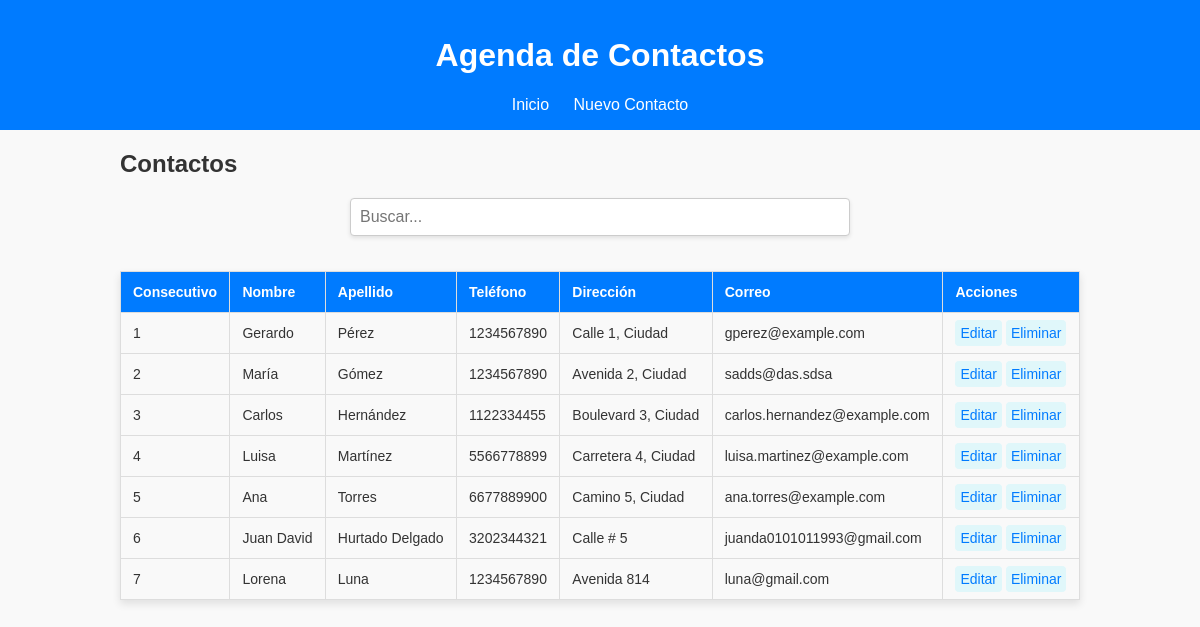
The page / on the database its author committed.
### tables this page shows
CREATE TABLE `contacto` (
  `idContacto` int(11) NOT NULL,
  `conNombre` varchar(50) NOT NULL,
  `conApellido` varchar(50) NOT NULL,
  `conTelefono` varchar(10) NOT NULL,
  `conDireccion` varchar(50) NOT NULL,
  `conCorreo` varchar(50) NOT NULL
);

### controllers/ContactController.php (called while the page is built, shortened)
<?php
require_once "models/Contact.php";
class ContactController
{
    private $model;
    public function __construct()
    {
        $database = new Database();
        $db = $database->getConnection();
        $this->model = new Contact($db);
    }
    public function list()
    {
        $result = $this->model->readAll();
        require "views/contact/list.php";
    }
}

### models/Contact.php (called while the page is built, shortened)
<?php
class Contact {
    private $conn;
    private $table = "contacto";
    public function __construct($db) {
        $this->conn = $db;
    }
    public function readAll() {
        $query = "SELECT * FROM " . $this->table;
        $stmt = $this->conn->prepare($query);
        $stmt->execute();
        return $stmt;
    }
}

### views/contact/list.php (the view, shortened to what this page needs)
<h2>Contactos</h2>
<div class="search-container">
    <input type="text" id="searchInput" placeholder="Buscar...">
</div>
<table id="contactsTable">
    <thead>
        <tr>
            <th>Consecutivo</th>
            <th>Nombre</th>
            <th>Apellido</th>
            <th>Teléfono</th>
            <th>Dirección</th>
            <th>Correo</th>
            <th>Acciones</th>
        </tr>
    </thead>
    <tbody>
        <?php
        $consecutivo = 1;
        while ($row = $result->fetch(PDO::FETCH_ASSOC)): ?>
            <tr>
                <td><?= $consecutivo++; ?></td>
                <td><?= htmlspecialchars($row['conNombre']); ?></td>
                <td><?= htmlspecialchars($row['conApellido']); ?></td>
                <td><?= htmlspecialchars($row['conTelefono']); ?></td>
                <td><?= htmlspecialchars($row['conDireccion']); ?></td>
                <td><?= htmlspecialchars($row['conCorreo']); ?></td>
                <td>
                    <a href="index.php?action=edit&id=<?= $row['idContacto']; ?>">Editar</a>
                    <a href="index.php?action=delete&id=<?= $row['idContacto']; ?>" onclick="return confirm('¿Estás seguro de eliminar este contacto?');">Eliminar</a>
                </td>
            </tr>
        <?php endwhile; ?>
    </tbody>
</table>
<?php $content = ob_get_clean(); ?>
<?php require "views/layout.php"; ?>

### index.php
<?php
require_once "controllers/ContactController.php";
$controller = new ContactController();
$action = $_GET['action'] ?? 'list';
if (method_exists($controller, $action)) {
    $controller->$action($_GET['id'] ?? null);
} else {
    echo "Acción no encontrada";
}

### views/layout.php (shortened to what this page needs)
<!DOCTYPE html>
<html lang="en">
<head>
    <link rel="stylesheet" href="public/css/style.css">
</head>
<body>
    <header>
        <h1>Agenda de Contactos</h1>
        <nav>
            <a href="index.php?action=list">Inicio</a>
            <a href="index.php?action=create">Nuevo Contacto</a>
        </nav>
    </header>
    <main>
        <?= $content; ?>
    </main>
</body>
</html>

### public/css/style.css (style rules this page uses)
body { font-family: Arial, sans-serif; margin: 0; padding: 0; background-color: #f9f9f9; color: #333; }
header { background-color: #007BFF; color: #fff; padding: 1em 0; text-align: center; }
nav a { margin: 0 10px; color: #fff; text-decoration: none; }
main { margin: 20px auto; width: 80%; max-width: 1000px; }
table { width: 100%; border-collapse: collapse; margin-top: 20px; box-shadow: 0 4px 8px rgba(0, 0, 0, 0.1); }
table th, table td { border: 1px solid #ddd; padding: 12px; text-align: left; font-size: 14px; }
table th { background-color: #007bff; color: white; font-weight: bold; }
table tr:nth-child(even) { background-color: #f9f9f9; }
table td a { color: #007bff; text-decoration: none; padding: 5px; border-radius: 4px; background-color: #e0f7fa; transition: background-color 0.3s ease; }
.search-container { margin: 10px 0; text-align: center; }
.search-container input { width: 50%; padding: 9px; font-size: 16px; border: 1px solid #ccc; border-radius: 4px; box-shadow: 0 2px 4px rgba(0, 0, 0, 0.1); margin-bottom: 15px; }

### rows shown on the page
contacto: conNombre "Gerardo", conApellido "Pérez", conTelefono "1234567890", conDireccion "Calle 1, Ciudad", conCorreo "gperez@example.com"
contacto: conNombre "María", conApellido "Gómez", conTelefono "1234567890", conDireccion "Avenida 2, Ciudad", conCorreo "sadds@das.sdsa"
contacto: conNombre "Carlos", conApellido "Hernández", conTelefono "1122334455", conDireccion "Boulevard 3, Ciudad", conCorreo "carlos.hernandez@example.com"
contacto: conNombre "Luisa", conApellido "Martínez", conTelefono "5566778899", conDireccion "Carretera 4, Ciudad", conCorreo "luisa.martinez@example.com"
contacto: conNombre "Ana", conApellido "Torres", conTelefono "6677889900", conDireccion "Camino 5, Ciudad", conCorreo "ana.torres@example.com"
contacto: conNombre "Juan David", conApellido "Hurtado Delgado", conTelefono "3202344321", conDireccion "Calle # 5", conCorreo "juanda0101011993@gmail.com"
contacto: conNombre "Lorena", conApellido "Luna", conTelefono "1234567890", conDireccion "Avenida 814", conCorreo "luna@gmail.com"
